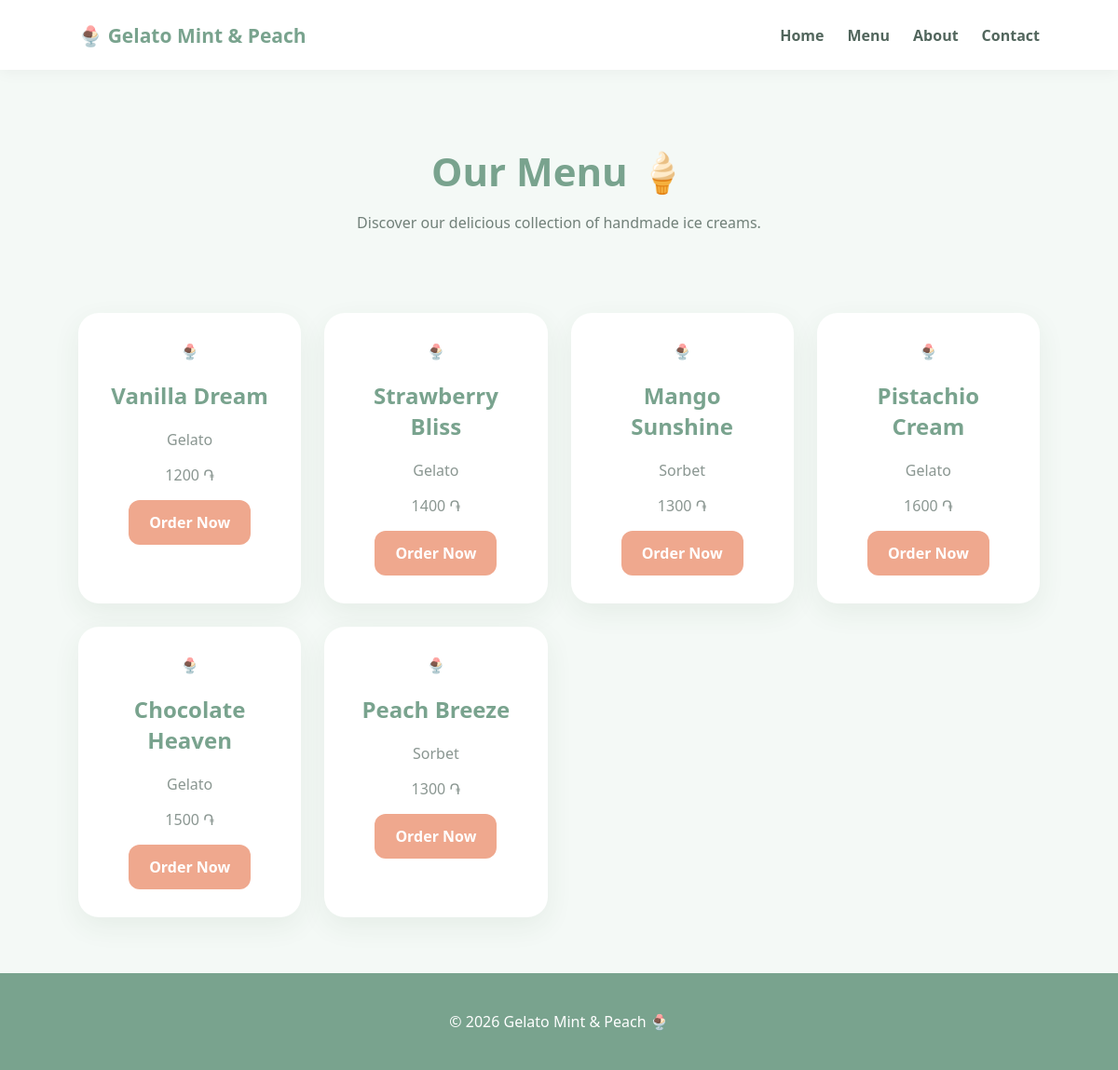
The page /menu on the database its author committed.
### tables this page shows
CREATE TABLE icecream (
            id INTEGER PRIMARY KEY AUTOINCREMENT,
            name TEXT NOT NULL,
            type TEXT NOT NULL,
            price INTEGER NOT NULL
        );

### main.py (the view)
@app.get("/menu")
def menu(request: Request):
    conn = get_connection()
    icecreams = conn.execute(
        "SELECT * FROM icecream"
    ).fetchall()
    conn.close()
    return templates.TemplateResponse(
        request,
        "menu.html",
        {"icecreams": icecreams}
    )

### Templates/menu.html (shortened to what this page needs)
<!DOCTYPE html>
<html lang="en">
<head>
    <link rel="stylesheet" href="/Static/style.css?v=10">
</head>
<body>
<nav class="nav">
    <div class="nav-logo">
        🍨 Gelato Mint & Peach
    </div>
    <div class="nav-links">
        <a href="/">Home</a>
        <a href="/menu" class="active">Menu</a>
        <a href="/about">About</a>
        <a href="/contact">Contact</a>
    </div>
</nav>
<section class="page-header">
    <h1>Our Menu 🍦</h1>
    <p>Discover our delicious collection of handmade ice creams.</p>
</section>
<section class="menu-grid">
    {% for icecream in icecreams %}
    <div class="ice-card">
        <div class="ice-card-icon">
            🍨
        </div>
        <h2>{{ icecream["name"] }}</h2>
        <p class="ice-type">
            {{ icecream["type"] }}
        </p>
        <p class="ice-price">
            {{ icecream["price"] }} ֏
        </p>
        <a href="/order" class="main-btn">
            Order Now
        </a>
    </div>
    {% endfor %}
</section>
<footer>
    <p>© 2026 Gelato Mint & Peach 🍨</p>
</footer>
</body>
</html>

### Static/style.css (style rules this page uses)
* { box-sizing: border-box; }
body { background-color: #F4F9F6; font-family: 'Segoe UI', Tahoma, Geneva, Verdana, sans-serif; color: #2C3E50; margin: 0; }
nav { width: 100%; min-height: 75px; background: white; display: flex; align-items: center; justify-content: space-between; padding: 15px 7%; box-shadow: 0 4px 15px rgba(0, 0, 0, 0.04); }
.nav-logo { color: #79A38E; font-size: 21px; font-weight: 800; }
.nav-links { display: flex; gap: 25px; }
.nav-links a { text-decoration: none; color: #52665D; font-weight: 600; transition: 0.2s; }
.main-btn, .secondary-btn, .card-btn { text-decoration: none; display: inline-block; border-radius: 12px; padding: 13px 22px; font-weight: 700; border: none; cursor: pointer; transition: 0.25s; }
.main-btn { background: #EFA88E; color: white; }
.page-header { text-align: center; padding: 70px 20px 40px; width: 100%; }
.page-header h1 { color: #79A38E; font-size: 42px; margin: 10px 0; }
.page-header p:not(.small-title) { color: #718079; }
.icecream-grid, .menu-grid { display: grid; grid-template-columns: repeat(auto-fit, minmax(230px, 1fr)); gap: 25px; width: 86%; max-width: 1100px; margin: 30px auto 60px; }
.ice-card { background: white; border-radius: 22px; padding: 30px; text-align: center; box-shadow: 0 10px 30px rgba(45, 90, 39, 0.07); transition: 0.25s; }
.ice-card h2, .ice-card h3 { color: #79A38E; }
.ice-card p { color: #8A9691; }
footer { background: #79A38E; color: white; text-align: center; padding: 25px; margin-top: 50px; }

### rows shown on the page
icecream: name "Vanilla Dream", type "Gelato", price "1200"
icecream: name "Strawberry Bliss", type "Gelato", price "1400"
icecream: name "Mango Sunshine", type "Sorbet", price "1300"
icecream: name "Pistachio Cream", type "Gelato", price "1600"
icecream: name "Chocolate Heaven", type "Gelato", price "1500"
icecream: name "Peach Breeze", type "Sorbet", price "1300"
